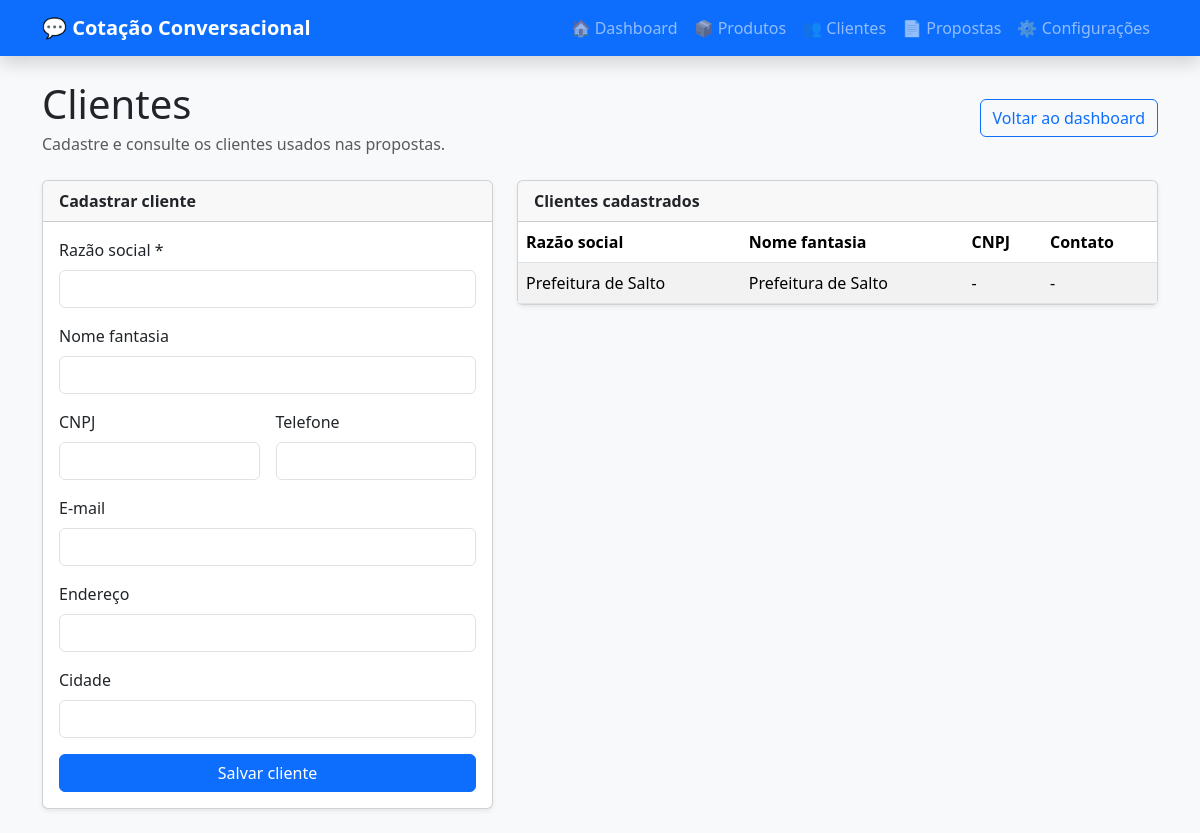
The app's page /clientes, older data.
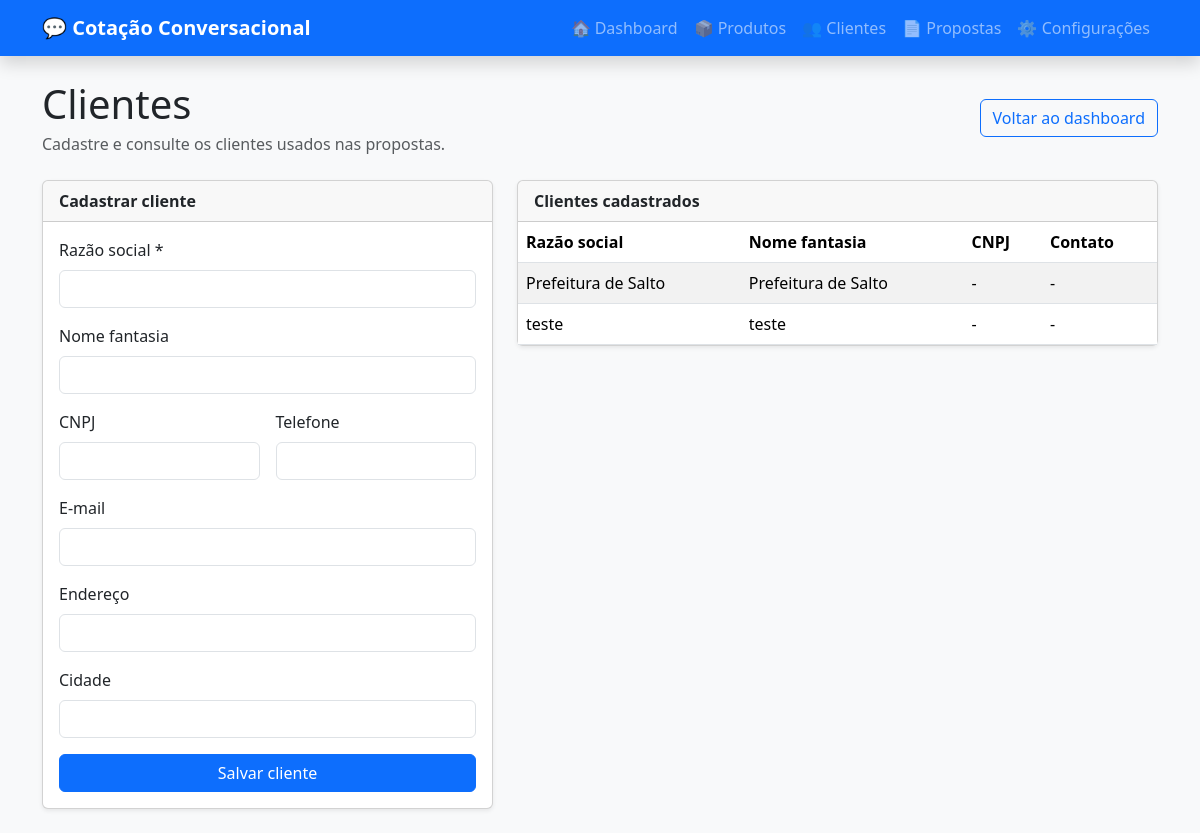
The same page, newer data.
### app/models/entities.py (models this page shows)
class Cliente(Base):
    __tablename__ = "clientes"
    id: Mapped[int] = mapped_column(primary_key=True)
    razao_social: Mapped[str] = mapped_column(String(255), index=True)
    nome_fantasia: Mapped[str | None] = mapped_column(String(255), nullable=True)
    cnpj: Mapped[str | None] = mapped_column(String(30), nullable=True)
    endereco: Mapped[str | None] = mapped_column(String(255), nullable=True)
    cidade: Mapped[str | None] = mapped_column(String(120), nullable=True)
    telefone: Mapped[str | None] = mapped_column(String(50), nullable=True)
    email: Mapped[str | None] = mapped_column(String(180), nullable=True)

### app/routers/web.py (the view)
@router.get("/clientes", response_class=HTMLResponse)
def tela_clientes(request: Request, db: Session = Depends(get_db)):
    return templates.TemplateResponse(
        request=request,
        name="clientes.html",
        context={
            "request": request,
            "clientes": db.query(Cliente).order_by(Cliente.razao_social).all(),
            "mensagem": request.query_params.get("mensagem"),
        },
    )

### app/templates/clientes.html (shortened to what this page needs)
{% extends "base.html" %}
{% block content %}
<div class="d-flex flex-column flex-md-row justify-content-between gap-3 align-items-md-center mb-4">
  <div>
    <h1 class="mb-1">Clientes</h1>
    <p class="text-muted mb-0">Cadastre e consulte os clientes usados nas propostas.</p>
  </div>
  <a class="btn btn-outline-primary" href="/">Voltar ao dashboard</a>
</div>
<div class="row g-4">
  <div class="col-lg-5">
    <div class="card shadow-sm">
      <div class="card-header fw-semibold">Cadastrar cliente</div>
      <div class="card-body">
        <form method="post" action="/clientes" class="row g-3">
          <div class="col-12">
            <label class="form-label" for="razao_social">Razão social *</label>
            <input class="form-control" id="razao_social" name="razao_social" required maxlength="255">
          </div>
          <div class="col-12">
            <label class="form-label" for="nome_fantasia">Nome fantasia</label>
            <input class="form-control" id="nome_fantasia" name="nome_fantasia" maxlength="255">
          </div>
          <div class="col-md-6">
            <label class="form-label" for="cnpj">CNPJ</label>
            <input class="form-control" id="cnpj" name="cnpj" maxlength="30">
          </div>
          <div class="col-md-6">
            <label class="form-label" for="telefone">Telefone</label>
            <input class="form-control" id="telefone" name="telefone" maxlength="50">
          </div>
          <div class="col-12">
            <label class="form-label" for="email">E-mail</label>
            <input class="form-control" id="email" name="email" type="email" maxlength="180">
          </div>
          <div class="col-12">
            <label class="form-label" for="endereco">Endereço</label>
            <input class="form-control" id="endereco" name="endereco" maxlength="255">
          </div>
          <div class="col-12">
            <label class="form-label" for="cidade">Cidade</label>
            <input class="form-control" id="cidade" name="cidade" maxlength="120">
          </div>
          <div class="col-12 d-grid">
            <button class="btn btn-primary">Salvar cliente</button>
          </div>
        </form>
      </div>
    </div>
  </div>
  <div class="col-lg-7">
    <div class="card shadow-sm">
      <div class="card-header fw-semibold">Clientes cadastrados</div>
      <div class="table-responsive">
        <table class="table table-striped align-middle mb-0">
          <thead><tr><th>Razão social</th><th>Nome fantasia</th><th>CNPJ</th><th>Contato</th></tr></thead>
          <tbody>
            {% for c in clientes %}
            <tr>
              <td>{{ c.razao_social }}</td>
              <td>{{ c.nome_fantasia or '-' }}</td>
              <td>{{ c.cnpj or '-' }}</td>
              <td>{{ c.telefone or '-' }}{% if c.email %}<br><small class="text-muted">{{ c.email }}</small>{% endif %}</td>
            </tr>
            {% else %}
            <tr><td colspan="4" class="text-muted text-center py-4">Nenhum cliente cadastrado.</td></tr>
            {% endfor %}
          </tbody>
        </table>
      </div>
    </div>
  </div>
</div>
{% endblock %}

### app/templates/base.html (shortened to what this page needs)
<!doctype html>
<html lang="pt-br">
<head>
    <link
        href="https://cdn.jsdelivr.net/npm/bootstrap@5.3.3/dist/css/bootstrap.min.css"
        rel="stylesheet">
    <link
        href="/static/css/app.css"
        rel="stylesheet">
</head>
<body class="bg-light">
<nav class="navbar navbar-expand-lg navbar-dark bg-primary shadow">
    <div class="container">
        <a class="navbar-brand fw-bold" href="/">
            💬 Cotação Conversacional
        </a>
        <div class="collapse navbar-collapse" id="menu">
            <ul class="navbar-nav ms-auto">
                <li class="nav-item">
                    <a class="nav-link" href="/">
                        🏠 Dashboard
                    </a>
                </li>
                <li class="nav-item">
                    <a class="nav-link" href="/produtos">
                        📦 Produtos
                    </a>
                </li>
                <li class="nav-item">
                    <a class="nav-link" href="/clientes">
                        👥 Clientes
                    </a>
                </li>
                <li class="nav-item">
                    <a class="nav-link" href="/propostas">
                        📄 Propostas
                    </a>
                </li>
                <li class="nav-item">
                    <a class="nav-link" href="/configuracoes">
                        ⚙ Configurações
                    </a>
                </li>
            </ul>
        </div>
    </div>
</nav>
<main class="container py-4">
    {% block content %}
    {% endblock %}
</main>
</body>
</html>

Row changes from the older to the newer data that the page shows:
added Cliente: razao_social "teste", nome_fantasia "teste", cnpj "-", telefone "-"
